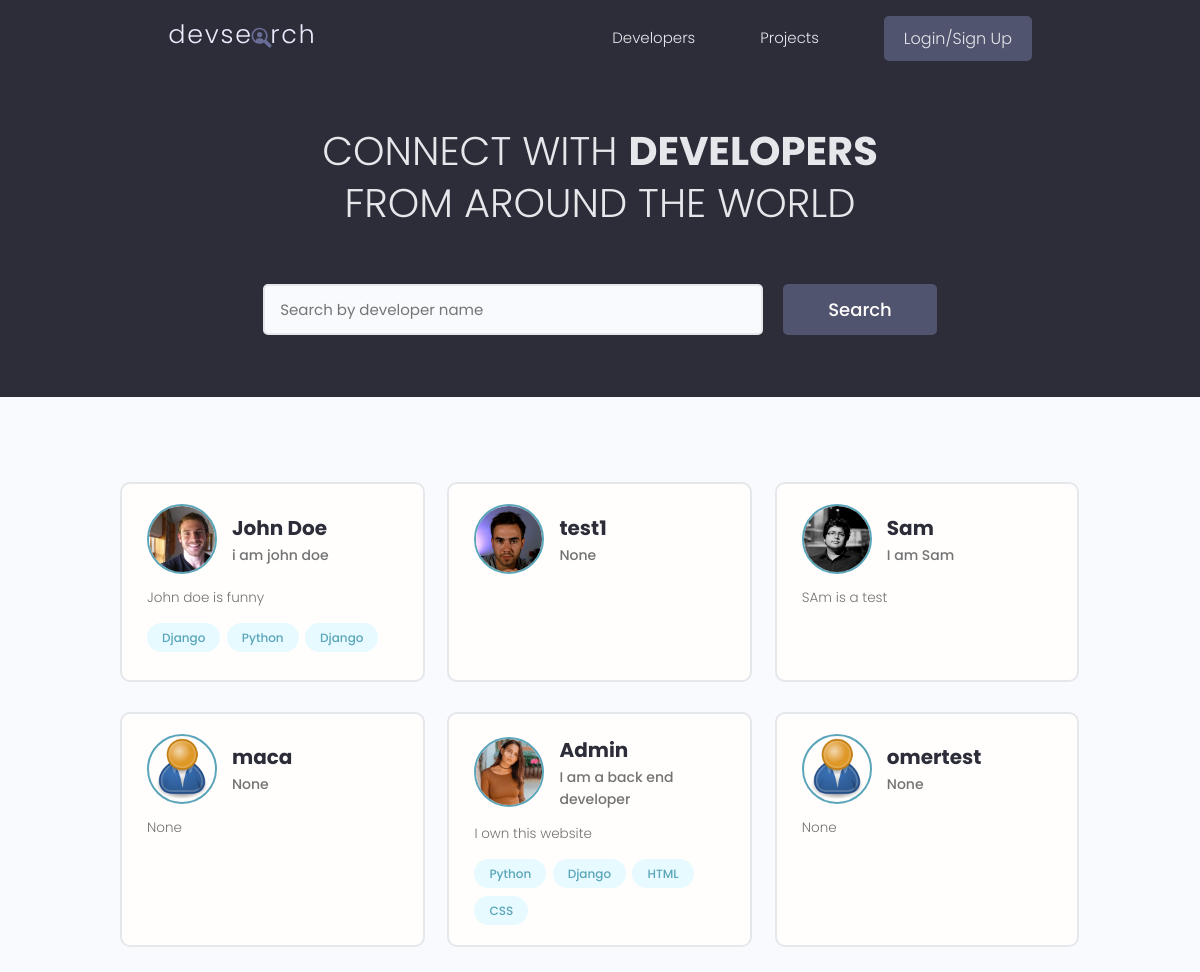
The page / on the database its author committed.
### users/models.py (models this page shows, shortened)
class Profile(models.Model):
    user = models.OneToOneField(User , on_delete = models.CASCADE ,  null=True , blank=True)
    name = models.CharField(max_length=200 , blank=True , null=True)
    email = models.EmailField(max_length=500 , blank=True , null=True)
    username = models.CharField(max_length=200 , blank=True , null=True)
    location = models.CharField(max_length=200 , blank=True , null=True)
    short_intro = models.CharField(max_length=200 , blank=True , null=True)
    bio = models.TextField(blank=True , null=True)
    profile_image = models.ImageField(blank=True , null=True, upload_to='profiles/', default='images/profiles/user-default.png')
    social_github = models.CharField(max_length=200 , blank=True , null=True)
    social_twitter = models.CharField(max_length=200 , blank=True , null=True)
    social_linkedin = models.CharField(max_length=200 , blank=True , null=True)
    social_youtube = models.CharField(max_length=200 , blank=True , null=True)
    social_website = models.CharField(max_length=200 , blank=True , null=True)
    created = models.DateTimeField(auto_now_add = True)
    id = models.UUIDField(default=uuid.uuid4 , unique=True ,
                        primary_key=True , editable=False)

class Skill(models.Model):
    owner = models.ForeignKey(Profile , on_delete=models.CASCADE , blank=True , null=True)
    name = models.CharField(max_length=200 , blank=True , null=True)
    description = models.TextField(blank=True , null=True)
    created = models.DateTimeField(auto_now_add = True)
    id = models.UUIDField(default=uuid.uuid4 , unique=True ,
                        primary_key=True , editable=False)
    def __str__(self):
        return str(self.name)

### users/views.py (the view)
# urls.py: path('',views.profiles ,name="profiles"),
def profiles(request):
    profiles , search_query = searchProfiles(request)
    custom_range , profiles = paginateProfiles(request,profiles,15)
    context = {
        'profiles':profiles,
        'search_query':search_query,
        'custom_range':custom_range,
    }
    return render(request, 'users/profiles.html', context)

### users/utils.py (called while the page is built)
def searchProfiles(request):
    search_query = ''
    if request.GET.get('search_query'): # 'search_query' emri i inputit name
        search_query = request.GET.get('search_query')
    skills = Skill.objects.filter(name__icontains=search_query)
    profiles = Profile.objects.distinct().filter(
        Q(name__icontains=search_query) | Q(short_intro__icontains = search_query) |
        Q(skill__in=skills) , #childmodel__in per child models
        )
    return profiles , search_query

### users/templates/users/profiles.html (shortened to what this page needs)
{% extends 'main.html' %}
{% block content %}
<main class="home">
    <section class="hero-section text-center">
      <div class="container container--narrow">
        <div class="hero-section__box">
          <h2>CONNECT WITH <span>DEVELOPERS</span></h2>
          <h2>FROM AROUND THE WORLD</h2>
        </div>
        <div class="hero-section__search">
          <form id="searchForm" class="form" action="{% url 'profiles' %}" method="get">
            <div class="form__field">
              <input class="input input--text" id="formInput#search" type="text" name="search_query"
                value="{{search_query}}" placeholder="Search by developer name" />
            </div>
            <input class="btn btn--sub btn--lg" type="submit" value="Search" />
          </form>
        </div>
      </div>
    </section>
    <section class="devlist">
      <div class="container">
        <div class="grid grid--three">
        {% for profile in profiles %}
          <div class="column card">
            <div class="dev">
              <a href="{% url 'user-profile' profile.id %}" class="card__body">
                <div class="dev__profile">
                  <img class="avatar avatar--md" src="{{ profile.profile_image.url }}" alt="image" />
                  <div class="dev__meta">
                    <h3>{{profile.name}}</h3>
                    <h5>{{profile.short_intro|slice:"60"}}</h5>
                  </div>
                </div>
                <p class="dev__info">
                  {{profile.bio|slice:"150"}}
                </p>
                <div class="dev__skills">
                    {% for skill in profile.skill_set.all|slice:"5" %}
                  <span class="tag tag--pill tag--main">
                    <small>{{skill}}</small>
                  </span>
                  {% endfor %}
                </div>
              </a>
            </div>
          </div>
        {% endfor %}
        </div>
      </div>
    </section>
  </main>
{% endblock content %}

### static/styles/app.css (style rules this page uses)
:root { --color-sub: #2d2d39; }
.btn--sub { background-color: var(--color-sub-light); }
.card { border: 2px solid var(--color-light); }
img { width: 100%; }
.hero-section { height: 40vh; display: flex; align-items: center; background-color: var(--color-sub); }
.hero-section__box { margin-bottom: 4rem; }
.hero-section__box > h2, .hero-section__box > h2 > span { font-size: 4rem; color: var(--color-light); line-height: 1.3; text-transform: uppercase; }
.hero-section__box > h2 { font-weight: 300; }
.hero-section__box > h2 > span { font-weight: 700; }
.hero-section__search > .form { display: flex; align-items: center; justify-content: center; gap: 2rem; }
.hero-section__search > .form input.input--text { width: 50rem; }
.devlist { margin-top: 8rem; }
.devlist .grid { align-items: stretch; }
.devlist .dev .dev__profile { display: flex; align-items: center; gap: 1.5rem; }
.devlist .dev .dev__meta h3 { color: var(--color-sub); font-size: 2rem; font-weight: 700; }
.devlist .dev .dev__meta h5 { color: var(--color-text); font-size: 1.4rem; font-weight: 500; }
.devlist .dev .dev__info { margin: 1.5rem 0; font-size: 1.35rem; line-height: 1.4; text-align: justify; }

### static/uikit/styles/modules/_variables.css (style rules this page uses)
:root { --color-main: #5aa5b9; --color-main-light: #e6faff; --color-sub: #3f4156; --color-sub-light: #51546e; --color-sub-lighter: #ededfd; --color-text: #737373; --color-gray: #8b8b8b; --color-light: #e5e7eb; --color-light-gray: #767676; --color-bg: #f8fafd; --color-white: #fffefd; --color-white-light: #f3f3f3; --color-success: #359e64; --color-success-bg: #def8e8; --color-error: #fc4b0b; --color-error-bg: #fff2ee; --font-base: 'Poppins', arial, helvetica, 'Segoe UI', roboto, ubuntu, sans-serif; --font-monospace: 'Fira Code', 'Courier New', courier, monospace; --font-regular: 300; --font-medium: 500; --font-bold: 700; --generic-shadow: 1px 1px 5px #00000010; --generic-transition: all 0.3s ease-in-out; }

### static/uikit/styles/modules/_base.css (style rules this page uses)
* { margin: 0; padding: 0; box-sizing: border-box; text-rendering: optimizeLegibility; color: inherit; font-size: inherit; }
html { font-size: 50%; }
@media only screen and (min-width: 480px) { html { font-size: 56.25%; } }
@media only screen and (min-width: 1200px) { html { font-size: 62.5%; } }
body { line-height: 1.6; font-weight: 400; font-size: 1.5rem; color: var(--color-text); background-color: var(--color-bg); min-height: 100vh; }

### static/uikit/styles/modules/_typography.css (style rules this page uses)
* { font-family: var(--font-base); }
h2 { font-size: 3.6rem; font-weight: var(--font-bold); }
h3 { font-size: 3.2rem; font-weight: var(--font-medium); }
h5 { font-size: 2.4rem; font-weight: var(--font-medium); }
h5, h6 { font-weight: var(--font-regular); }
p, span, strong { font-size: 1.6rem; color: var(--color-text); font-weight: var(--font-regular); }
a { padding-bottom: 2px; text-decoration: none; display: inline-block; color: var(--color-main); font-weight: var(--font-medium); }

### static/uikit/styles/modules/_utilities.css (style rules this page uses)
.container { width: 92%; max-width: 165rem; margin: 0 auto; box-sizing: border-box; }
.container--narrow { width: 92%; max-width: 120rem; }
@media screen and (min-width: 1000px) { .container { width: 90%; } }
@media screen and (min-width: 1000px) { .container--narrow { width: 85%; } }
@media screen and (min-width: 1200px) { .container { width: 80%; } }
@media screen and (min-width: 1200px) { .container--narrow { width: 72%; } }
.text-center { text-align: center; }

### static/uikit/styles/modules/_avatar.css (style rules this page uses)
.avatar { border-radius: 50%; border: 2px solid var(--color-main); object-fit: cover; }
.avatar--md { height: 7rem; width: 7rem; }

### static/uikit/styles/modules/_button.css (style rules this page uses)
.btn { display: inline-block; position: relative; cursor: pointer; background-color: var(--color-light); font-weight: var(--font-medium); color: var(--color-sub); text-decoration: none; padding: 1rem 2rem; border-radius: 0.5rem; border: none; width: -webkit-fit-content; width: -moz-fit-content; width: fit-content; height: -webkit-fit-content; height: -moz-fit-content; height: fit-content; font-size: 1.6rem; outline-width: 0; outline-color: transparent; -webkit-backface-visibility: hidden; backface-visibility: hidden; transition: all 0.3s ease-in-out; }
.btn--sub { background-color: var(--color-sub); color: var(--color-white); }
.btn--lg { font-size: 1.8rem; padding: 1.2rem 4.5rem; }

### static/uikit/styles/modules/_card.css (style rules this page uses)
.card { border-radius: 1rem; background-color: var(--color-white); border: 1.5px solid var(--color-light); width: auto; height: auto; margin-top: 0.5rem; margin-bottom: 0.5rem; overflow: hidden; }
.card__body, .card__header { padding: 2rem 2.5rem; }

### rows shown on the page
Profile: profile_image (picture), name "John Doe", short_intro "i am john doe", bio "John doe is funny"
Skill: name "Django"
Skill: name "Python"
Skill: name "Django"
Profile: profile_image (picture), name "test1", short_intro "None"
Profile: profile_image (picture), name "Sam", short_intro "I am Sam", bio "SAm is a test"
Profile: profile_image (placeholder picture), name "maca", short_intro "None", bio "None"
Profile: profile_image (picture), name "Admin", short_intro "I am a back end developer", bio "I own this website"
Skill: name "Python"
Skill: name "Django"
Skill: name "HTML"
Skill: name "CSS"
Profile: profile_image (placeholder picture), name "omertest", short_intro "None", bio "None"
